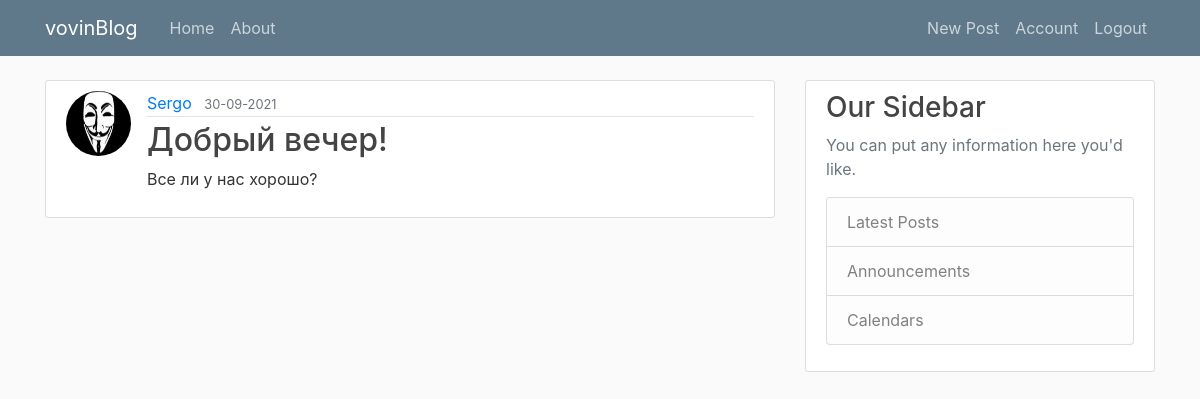
The app's page /post/2 (signed in) with its own data.
### app/models.py (models this page shows, shortened)
class User(db.Model, UserMixin):
    id = db.Column(
        db.Integer,
        primary_key=True,
    )
    username = db.Column(db.String(20), unique=True, nullable=False)
    email = db.Column(db.String(120), unique=True, nullable=False)
    image_file = db.Column(db.String(20), nullable=False, default="default.jpg")
    password = db.Column(db.String(60), nullable=False)
    posts = db.relationship("Post", backref="author", lazy=True)

class Post(db.Model):
    id = db.Column(db.Integer, primary_key=True)
    title = db.Column(db.String(100), nullable=False)
    date_posted = db.Column(db.DateTime, nullable=False, default=datetime.utcnow)
    content = db.Column(db.Text, nullable=False)
    user_id = db.Column(db.Integer, db.ForeignKey("user.id"), nullable=False)

### app/posts/views.py (the view)
@posts.route("/post/<int:post_id>")
def post(post_id):
    post = Post.query.get_or_404(post_id)
    return render_template("post.html", title=post.title, post=post)

### app/models.py (called while the page is built)
@login_manager.user_loader
def load_user(user_id):
    return User.query.get(int(user_id))

### app/templates/post.html (shortened to what this page needs)
{% extends "layout.html" %}
{% block content %}
<article class="media content-section">
    <img class="rounded-circle article-img"
        src="{{ url_for('static', filename='profile_pics/' + post.author.image_file) }}">
    <div class="media-body">
        <div class="article-metadata">
            <a class="mr-2" href="{{ url_for('users.user_posts', username=post.author.username) }}">{{
                post.author.username }}</a>
            <small class="text-muted">{{ post.date_posted.strftime('%d-%m-%Y') }}</small>
        </div>
        <h2 class="article-title">{{ post.title }}</h2>
        <p class="article-content">{{ post.content }}</p>
    </div>
</article>
{% endblock %}

### app/static/main.css (style rules this page uses)
body { background: #fafafa; color: #333333; margin-top: 5rem; }
h1, h2, h3, h4, h5, h6 { color: #444444; }
.content-section { background: #ffffff; padding: 10px 20px; border: 1px solid #dddddd; border-radius: 3px; margin-bottom: 20px; }
.article-title { color: #444444; }
.article-content { white-space: pre-line; }
.article-img { height: 65px; width: 65px; margin-right: 16px; }
.article-metadata { padding-bottom: 1px; margin-bottom: 4px; border-bottom: 1px solid #e3e3e3 }

### records on screen
User: image_file (picture), author.username "Sergo"
Post: date_posted "30-09-2021", title "Добрый вечер!", content "Все ли у нас хорошо?"
